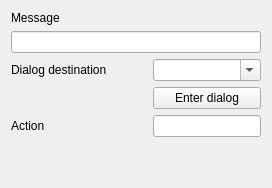
          <widget class="QWidget" name="pageResponse">
           <layout class="QVBoxLayout" name="verticalLayout_8">
            <item>
             <layout class="QGridLayout" name="gridLayout_7">
              <item row="0" column="0">
               <widget class="QLabel" name="label_13">
                <property name="text">
                 <string>Message</string>
                </property>
               </widget>
              </item>
              <item row="1" column="0">
               <widget class="QLineEdit" name="interface_element_response_message"/>
              </item>
              <item row="2" column="0">
               <layout class="QGridLayout" name="gridLayout_8">
                <item row="2" column="0">
                 <widget class="QLabel" name="label_15">
                  <property name="text">
                   <string>Action</string>
                  </property>
                 </widget>
                </item>
                <item row="2" column="3">
                 <widget class="QLineEdit" name="interface_element_response_action"/>
                </item>
                <item row="0" column="1">
                 <spacer name="horizontalSpacer_13">
                  <property name="orientation">
                   <enum>Qt::Horizontal</enum>
                  </property>
                  <property name="sizeHint" stdset="0">
                   <size>
                    <width>40</width>
                    <height>20</height>
                   </size>
                  </property>
                 </spacer>
                </item>
                <item row="0" column="0">
                 <widget class="QLabel" name="label_14">
                  <property name="text">
                   <string>Dialog destination</string>
                  </property>
                 </widget>
                </item>
                <item row="0" column="3">
                 <widget class="QComboBox" name="interface_element_response_destination">
                  <property name="sizePolicy">
                   <sizepolicy hsizetype="Expanding" vsizetype="Fixed">
                    <horstretch>0</horstretch>
                    <verstretch>0</verstretch>
                   </sizepolicy>
                  </property>
                  <property name="editable">
                   <bool>true</bool>
                  </property>
                 </widget>
                </item>
                <item row="1" column="3">
                 <widget class="QPushButton" name="interface_button_dialog_destination">
                  <property name="text">
                   <string>Enter dialog</string>
                  </property>
                 </widget>
                </item>
               </layout>
              </item>
             </layout>
            </item>
            <item>
             <spacer name="verticalSpacer_5">
              <property name="orientation">
               <enum>Qt::Vertical</enum>
              </property>
              <property name="sizeHint" stdset="0">
               <size>
                <width>20</width>
                <height>40</height>
               </size>
              </property>
             </spacer>
            </item>
           </layout>
          </widget>
